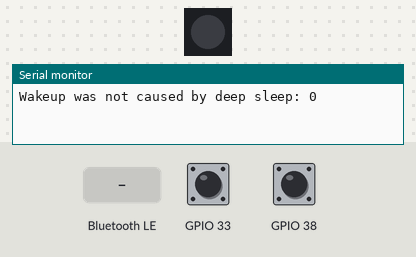
Bench run of a sketch on a simulated ESP32. Shown: 1 RGB LEDs in strip order, left to right, the last lines printed to the serial monitor. The test bench sets the inputs (shaded band); at power-on: GPIO 33 HIGH, GPIO 38 HIGH. Dim RGB values are drawn brighter than linear; nothing arrives over Bluetooth unless stated; a phone connects over Bluetooth LE 3 s after start.

Above: at 0.9 s.
1.0 s: Bluetooth LE write "red" received
At 1.9 s:
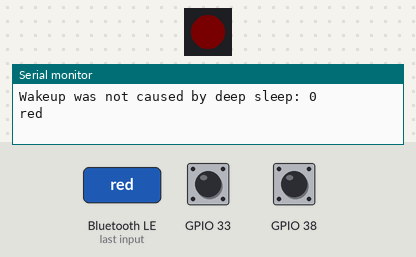
2.5 s: Bluetooth LE write "on" received
At 3.0 s:
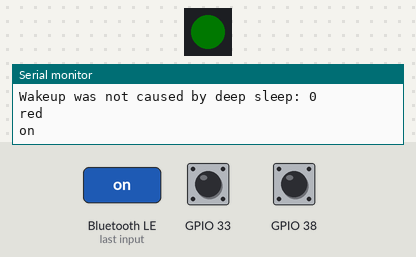
Timing chart, 0 to 5.5 s (numbered marks = the images above; inputs shaded):
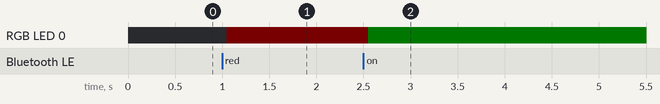

Measured:
- after the input at 1.0 s, RGB LED 0: off → RGB(2, 0, 0) after 0.05 s
- after the input at 2.5 s, RGB LED 0: RGB(2, 0, 0) → RGB(0, 2, 0) after 0.05 s

The sketch:

Saans_2.0.ino
```cpp
#include "ble.h"

#define BUTTON_PIN_BITMASK 0x200000000 // 2^33 in hex
#define uS_TO_S_FACTOR 1000000ULL  /* Conversion factor for micro seconds to seconds */
#define TIME_TO_SLEEP  4        /* Time ESP32 will go to sleep (in seconds) */


RTC_DATA_ATTR int bootCount = 0;

struct Button {
    const uint8_t PIN;
    uint32_t numberKeyPresses;
    bool pressed;
};

Button button_33 = {33, 0, false};
Button button_38 = {38, 0, false};

void ARDUINO_ISR_ATTR isr(void* arg) {
    Button* s = static_cast<Button*>(arg);
    s->numberKeyPresses += 1;
    s->pressed = true;
}


void print_wakeup_reason(){
  esp_sleep_wakeup_cause_t wakeup_reason;

  wakeup_reason = esp_sleep_get_wakeup_cause();

  switch(wakeup_reason)
  {
    case ESP_SLEEP_WAKEUP_EXT0 : Serial.println("Wakeup caused by external signal using RTC_IO"); break;
    case ESP_SLEEP_WAKEUP_EXT1 : Serial.println("Wakeup caused by external signal using RTC_CNTL"); break;
    case ESP_SLEEP_WAKEUP_TIMER : Serial.println("Wakeup caused by timer"); break;
    case ESP_SLEEP_WAKEUP_TOUCHPAD : Serial.println("Wakeup caused by touchpad"); break;
    case ESP_SLEEP_WAKEUP_ULP : Serial.println("Wakeup caused by ULP program"); break;
    default : Serial.printf("Wakeup was not caused by deep sleep: %d\n",wakeup_reason); break;
  }
}

unsigned long previousMillis = 0;        // will store last time LED was updated
unsigned long currentMillis = 0;
const long interval = 8000;           // interval at which to blink (milliseconds)


void setup(){
   Serial.begin(115200);
   ble_initialization();
  //delay(1000); //Take some time to open up the Serial Monitor

    pinMode(button_33.PIN, INPUT_PULLUP);
    attachInterruptArg(button_33.PIN, isr, &button_33, FALLING);

    pinMode(button_38.PIN, INPUT_PULLUP);
    attachInterruptArg(button_38.PIN, isr, &button_38, FALLING);

 /// NeoPixel Setup  starts  ///
#if defined(NEOPIXEL_POWER)
  // If this board has a power control pin, we must set it to output and high
  // in order to enable the NeoPixels. We put this in an #if defined so it can
  // be reused for other boards without compilation errors
  pinMode(NEOPIXEL_POWER, OUTPUT);
  digitalWrite(NEOPIXEL_POWER, HIGH);
#endif


pixel_config();
pixel_show();


//Print the wakeup reason for ESP32
 print_wakeup_reason();


///    wait for some seconds ...Find my device feature /////
  previousMillis = millis();
       while(1)
          {
      currentMillis = millis();
      if (currentMillis - previousMillis >= 12000) {
         Serial.print(currentMillis); Serial.print("\t"); Serial.println(previousMillis);
         break;
              }
              if(button_33.pressed)    // Dosage interrupt
              {
                button_33.pressed = false;
                Serial.println("Dosage Interrupt");
                //Read_Sensor();
                //Write_eeprom();
              }
              if(button_38.pressed)   //  Accelerometer interrupt
              {
                 button_38.pressed = false;
                 Serial.println("Accelerometer Interrupt");
                 //Read_eeprom();
                 //Notify_BLE();
              }
           }


////   Wait for some time over   /////////

  esp_sleep_enable_ext0_wakeup(GPIO_NUM_38,0); //1 = High, 0 = Low

  //If you were to use ext1, you would use it like
  esp_sleep_enable_ext1_wakeup(BUTTON_PIN_BITMASK,ESP_EXT1_WAKEUP_ALL_LOW);

  esp_sleep_enable_timer_wakeup(TIME_TO_SLEEP * uS_TO_S_FACTOR);
  //Go to sleep now

  esp_deep_sleep_start();
}


void loop(){

}
```

ble.cpp
```cpp
#include "ble.h"

extern Adafruit_NeoPixel  pixels_1(NUMPIXELS, 0, NEO_GRB + NEO_KHZ800);

BLEServer* pServer = NULL;
BLECharacteristic* pCharacteristic = NULL;

bool deviceConnected = false;

String valor;
volatile int device_disconnect;
int device_disconnect_start;

class MyCallbacks: public BLECharacteristicCallbacks {
    void onWrite(BLECharacteristic *pCharacteristic) {
      std::string value = pCharacteristic->getValue();
      Serial.println(value.data());
      if (value.length() > 0) {
        valor = "";
        for (int i = 0; i < value.length(); i++){
          // Serial.print(value[i]); // Presenta value.
          valor = valor + value[i];
        }
        if(valor == "red")
        {
          // set color to red

          pixel_config();
          pixel_show();

          //delay(2000); // wait half a second
        }
        if(valor == "on")
        {
        // set color to red
        //Serial.println(valor);

          pixel_config();

        pixel_show();
          //deviceConnected=false;
          //tone(27,234);
          //delay(2000); // wait half a second
        }
        if(valor == "blue")
        {
        // set color to red

          pixel_config();

          pixel_show();
          //delay(2000); // wait half a second
        }
        else
        {
          if(valor.length() > 10)
          {
          //string_parse(valor);
          valor="";
          }
        }

       /* Serial.println("*********");
        Serial.print("valor = ");
        Serial.println(valor); // Presenta valor.*/
      }
    }
};


class MyServerCallbacks1: public BLEServerCallbacks {
  void onConnect(BLEServer* pServer) {
    deviceConnected = true;
  };
  void onDisconnect(BLEServer* pServer) {
    //ble_initialization();
    device_disconnect_start=1;
    device_disconnect++;
    deviceConnected = false;
  }
};

void ble_initialization()
{
  // Create the BLE2 Device
  if(device_disconnect_start == 0)
  {
  BLEDevice::init("SAANS");

  // Create the BLE Server
  pServer = BLEDevice::createServer();
  pServer->setCallbacks(new MyServerCallbacks1());

  BLEService *pService = pServer->createService(SERVICE_UUID);

  pCharacteristic = pService->createCharacteristic(
                      CHARACTERISTIC_UUID,
                      BLECharacteristic::PROPERTY_READ   |
                      BLECharacteristic::PROPERTY_WRITE  |
                      BLECharacteristic::PROPERTY_NOTIFY |
                      BLECharacteristic::PROPERTY_INDICATE
                    );

  pCharacteristic->setCallbacks(new MyCallbacks());
  pService->start();

  BLEAdvertising *pAdvertising = pServer->getAdvertising();
  pAdvertising->start();
  }
  if(device_disconnect_start == 1)
  {
    BLEAdvertising *pAdvertising = pServer->getAdvertising();
  pAdvertising->start();
  }
}
void pixel_config(){
 pixels_1.begin();
          pixels_1.setBrightness(2);
}
void pixel_show(){
  if(valor == "red")
  {
   pixels_1.fill(0xFF0000);
          pixels_1.show();
  }
  if(valor == "on")
  {
   pixels_1.fill(0x00FF00);
          pixels_1.show();
  }

}
```

ble.h
```cpp
#include <Arduino.h>
#include <BLEDevice.h>
#include <BLEServer.h>
#include <BLEUtils.h>
#include <Adafruit_NeoPixel.h>

#define DEFAULT_I2C_PORT &Wire
#define NUMPIXELS        1
#define SERVICE_UUID        "4fafc201-1fb5-459e-8fcc-c5c9c331914b"
#define CHARACTERISTIC_UUID "beb5483e-36e1-4688-b7f5-ea07361b26a8"

extern bool deviceConnected ;

#ifndef BLE_H
#define BLE_H
void ble_initialization();
void pixel_config();
void pixel_show();

#endif
```
